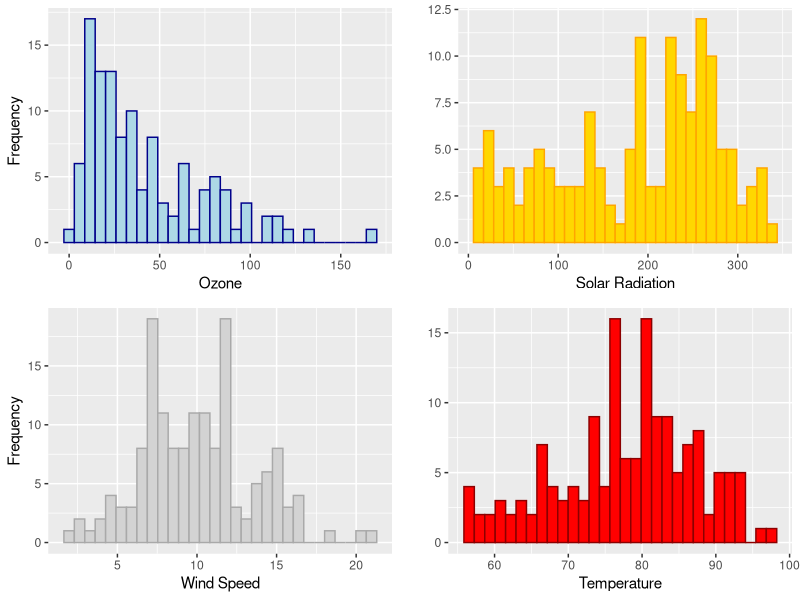
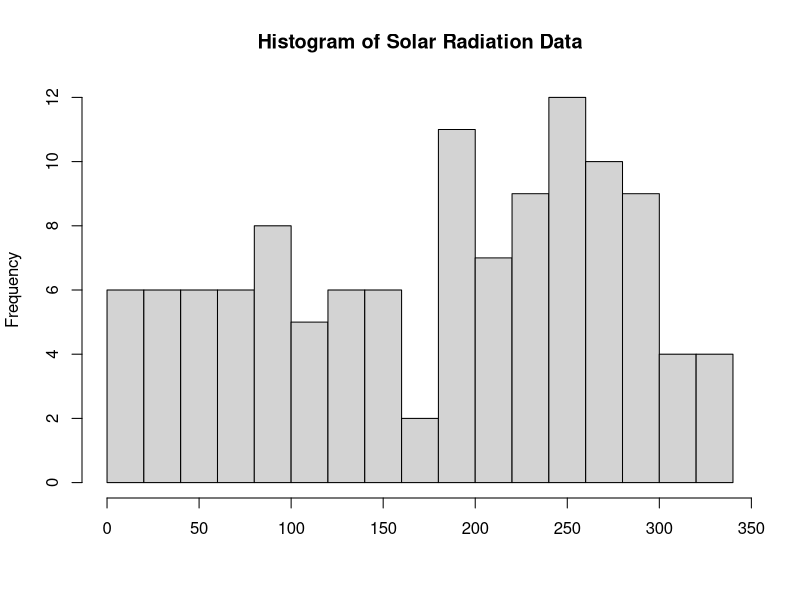
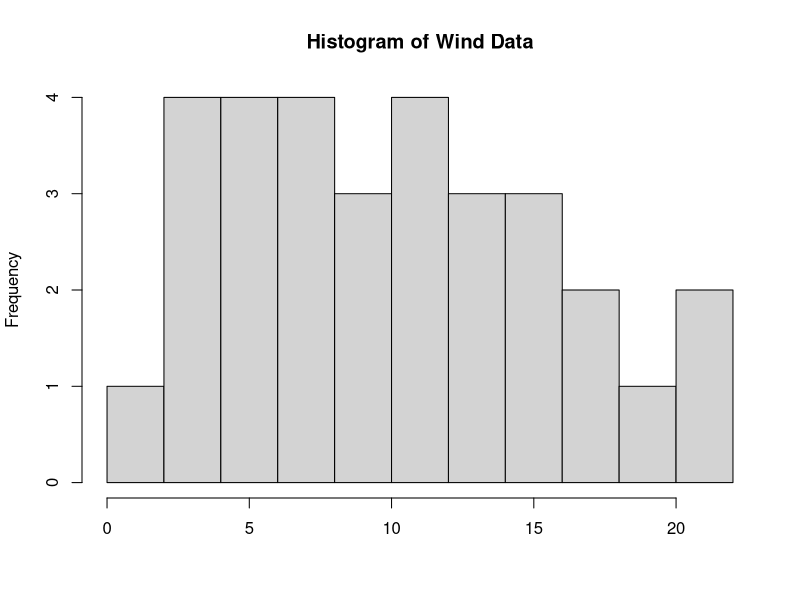
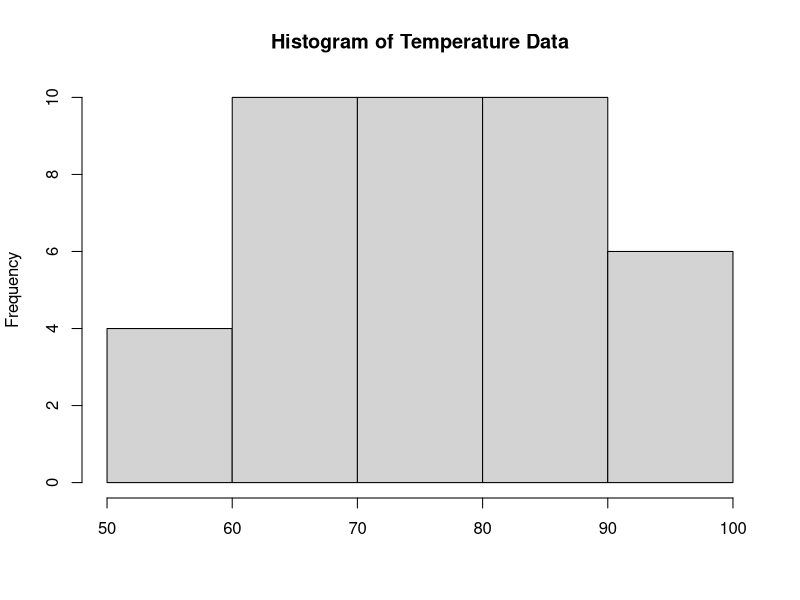

These charts were generated, in order, by the following R code:
## ---- chunk 1

AirQuality <- airquality

head(AirQuality)
str(AirQuality)

AirQuality$Month[!duplicated(AirQuality$Month)]


## ---- chunk 2

library(dplyr)
library(ggplot2)
library(gridExtra)

grid.arrange(
  ggplot(data=AirQuality, aes(AirQuality$Ozone)) +
    geom_histogram(bins = 30, col = "dark blue", fill = "light blue")+
    xlab("Ozone")+
    ylab("Frequency"),
  ggplot(data=AirQuality, aes(AirQuality$Solar.R))+
    geom_histogram(bins = 30, col = "orange", fill = "gold")+
    xlab("Solar Radiation") +
    ylab(""),
  ggplot(data=AirQuality, aes(AirQuality$Wind))+
    geom_histogram(bins = 30, col = "dark gray", fill = "light gray")+
    xlab("Wind Speed")+
    ylab("Frequency"),
  ggplot(data=AirQuality, aes(AirQuality$Temp))+
    geom_histogram(bins = 30, col = "dark red", fill = "red")+
    xlab("Temperature")+
    ylab(""),
  nrow=2,
  ncol=2)

## ---- chunk 3

hist((AirQuality %>% count(Solar.R))$Solar.R, breaks = 20, main = "Histogram of Solar Radiation Data", xlab = "")

## ---- chunk 4

hist((AirQuality %>% count(Wind))$Wind, breaks = 8, main = "Histogram of Wind Data", xlab = "")

## ---- chunk 5

hist((AirQuality %>% count(Temp))$Temp, breaks = 3, main = "Histogram of Temperature Data", xlab = "")

